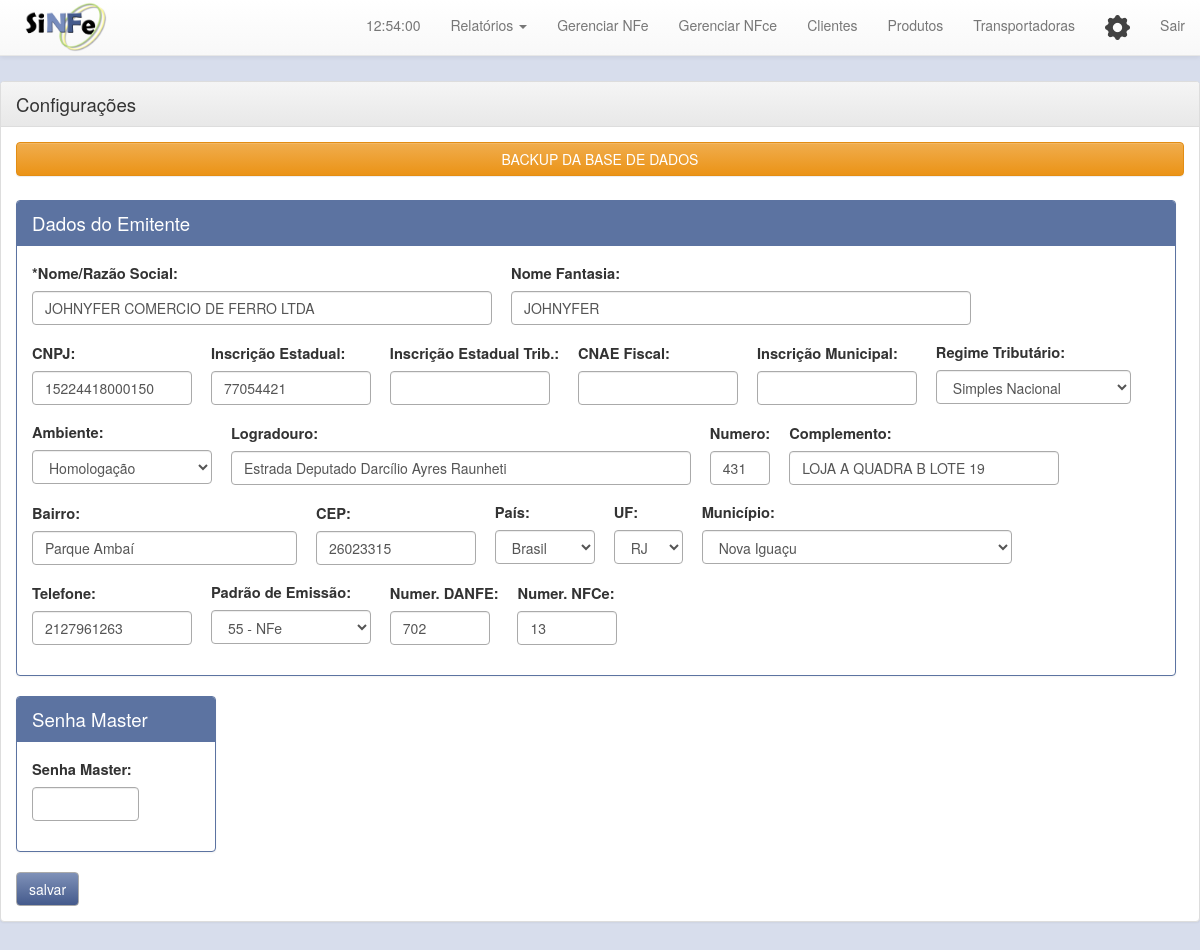
Before: /config.php (signed in) with the older database file.
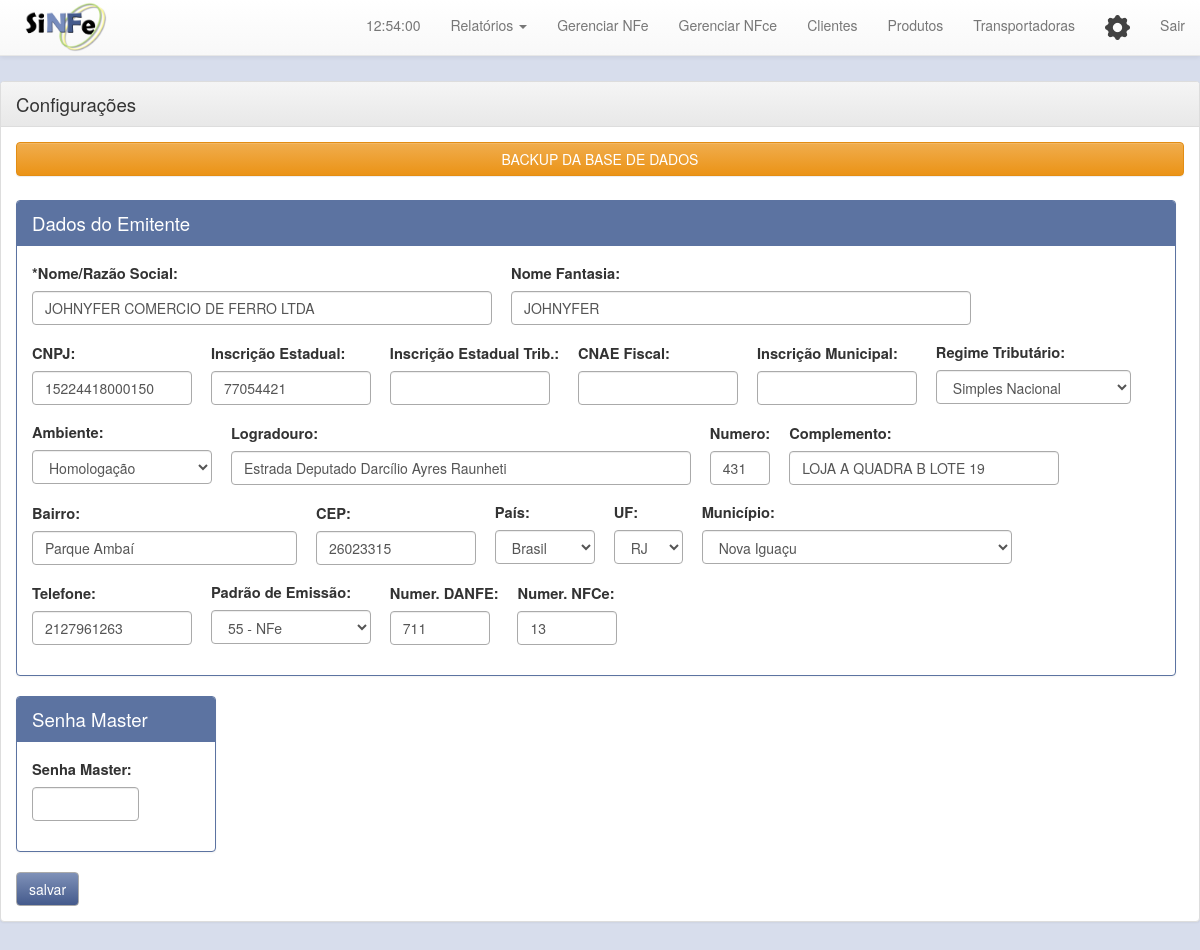
After: the same page with the newer database file.
### tables this page shows
CREATE TABLE `tab_emitente` (
  `id_emitente` int(11) NOT NULL,
  `ambiente_nfe_emitente` tinyint(1) NOT NULL,
  `n_nota_emitente` int(11) NOT NULL,
  `n_nfce_emitente` int(11) NOT NULL,
  `padrao_emis_emitente` int(2) NOT NULL,
  `nome_razao_social_emitente` varchar(60) DEFAULT NULL,
  `nome_fantasia_emitente` varchar(60) DEFAULT NULL,
  `logo_emitente` varchar(200) NOT NULL,
  `cnpj_emitente` varchar(14) DEFAULT NULL,
  `inscricao_estadual_emitente` varchar(14) DEFAULT NULL,
  `cnae_fiscal_emitente` varchar(7) DEFAULT NULL,
  `inscricao_municipal_emitente` varchar(15) DEFAULT NULL,
  `inscricao_estadual_trib_emitente` varchar(100) DEFAULT NULL,
  `regime_tributario_emitente` varchar(1) DEFAULT NULL,
  `logradouro_emitente` varchar(60) DEFAULT NULL,
  `numero_emitente` varchar(60) DEFAULT NULL,
  `complemento_emitente` varchar(60) DEFAULT NULL,
  `bairro_emitente` varchar(60) DEFAULT NULL,
  `cep_emitente` varchar(8) DEFAULT NULL,
  `pais_emitente` varchar(6) DEFAULT NULL,
  `cod_pais_emitente` varchar(4) NOT NULL,
  `uf_emitente` varchar(2) DEFAULT NULL,
  `municipio_emitente` varchar(60) DEFAULT NULL,
  `cod_municipio_emitente` varchar(7) DEFAULT NULL,
  `telefone_emitente` varchar(14) DEFAULT NULL,
  `base_pis_emitente` decimal(3,2) NOT NULL,
  `base_cofins_emitente` decimal(3,2) NOT NULL
);

### php/querys.php (called while the page is built, shortened)
<?php
	function emitente($pdo){
		$select = $pdo->query("SELECT * FROM tab_emitente LIMIT 1");
		return $select->fetchAll();
	}

### config.php (the view, shortened to what the changed rows need)
<?php
	include "_app/Config.inc.php";
	$emitente = emitente($pdo);
?>
<!DOCTYPE html>
<html>
  <head>
    <link rel="stylesheet" type="text/css" href="css/ativos.css" />
  </head>
  <?php include "menu_links.php";?>
    <section id="cadastro">
    	<center>
	    	<div class="panel panel-default corpo">
				<div class="panel-body">
                    <br />
		    		<form action="php/edita_emitente_mec.php" method="post">
		    			<div class="panel panel-sinfe-1 corpo-in">
							<div class="panel-body">
				    			<div class="item">
				    				<label class="item_titulo" for="nome/razao social">*Nome/Razão Social: </label>
				    				<br />
				    				<input class="form-control" type="text" maxlength="60" name="nome/razao_social" value="<?php echo $emitente[0]['nome_razao_social_emitente'] ?>" style="width: 460px; min-width: 400px;" />
				    			</div>
				    			<div class="item">
				    				<label class="item_titulo" for="nome/razao social">Nome Fantasia: </label>
				    				<br />
				    				<input class="form-control" type="text" maxlength="60" name="nome_fantasia" value="<?php echo $emitente[0]['nome_fantasia_emitente'] ?>" style="width: 460px; min-width: 400px;" />
				    			</div>
				    			<div class="item">
				    				<label class="item_titulo" for="nome/razao social">CNPJ: </label>
				    				<br />
				    				<input class="form-control" type="text" name="cnpj" value="<?php echo $emitente[0]['cnpj_emitente'] ?>" style="width: 160px; min-width: 30px;" />
				    			</div>
				    			<div class="item">
				    				<label class="item_titulo" for="nome/razao social">Inscrição Estadual: </label>
				    				<br />
				    				<input class="form-control" type="text" name="inscricao_estadual" value="<?php echo $emitente[0]['inscricao_estadual_emitente'] ?>" style="width: 160px; min-width: 30px;" />
				    			</div>
				    			<div class="item">
				    				<label class="item_titulo" for="nome/razao social">Ambiente: </label>
				    				<br />
				    				<select class="form-control" redonly name="ambiente" style="width: 180px">
				    					<option <?php if($emitente[0]['ambiente_nfe_emitente']=="2"){ echo "selected"; } ?> value="2">Homologação</option>
				    				</select>
				    			</div>
				    			<div class="item">
				    				<label class="item_titulo" for="nome/razao social">Logradouro: </label>
				    				<br />
				    				<input class="form-control" type="text" name="logradouro" value="<?php echo $emitente[0]['logradouro_emitente'] ?>" style="width: 460px; min-width: 30px;" />
				    			</div>
				    			<div class="item">
				    				<label class="item_titulo" for="nome/razao social">Numero: </label>
				    				<br />
				    				<input class="form-control" type="text" name="numero" value="<?php echo $emitente[0]['numero_emitente'] ?>" style="width: 60px; min-width: 30px;" />
				    			</div>
				    			<div class="item">
				    				<label class="item_titulo" for="nome/razao social">Complemento:</label>
				    				<br />
				    				<input class="form-control" type="text" name="complemento" value="<?php echo $emitente[0]['complemento_emitente'] ?>" style="width: 270px; min-width: 30px;" />
				    			</div>
				    			<div class="item">
				    				<label class="item_titulo" for="nome/razao social">Bairro: </label>
				    				<br />
				    				<input class="form-control" type="text" name="bairro" value="<?php echo $emitente[0]['bairro_emitente'] ?>" style="width: 265px; min-width: 30px;" />
				    			</div>
				    			<div class="item">
				    				<label class="item_titulo" for="nome/razao social">CEP: </label>
				    				<br />
				    				<input class="form-control" type="text" name="cep" value="<?php echo $emitente[0]['cep_emitente'] ?>" style="width: 160px; min-width: 30px;" />
				    			</div>
								<div class="item" id="load_cidades">
									 <label class="item_titulo" for="municipio">Município: </label>
									 <br />
									 <select class="form-control" id="cidade" name="municipio" style="width: 310px; min-width: 113px;">
									 	<option value="<?php echo $emitente[0]['cod_municipio_emitente']."|".$emitente[0]['municipio_emitente']; ?>"><?php echo $emitente[0]['municipio_emitente'] ?></option>
									 </select>
								</div>
								<div class="item">
				    				<label class="item_titulo" for="nome/razao social">Telefone: </label>
				    				<br />
				    				<input class="form-control" type="text" name="telefone" value="<?php echo $emitente[0]['telefone_emitente'] ?>" style="width: 160px; min-width: 30px;" />
				    			</div>
				    			<div class="item">
				    				<label class="item_titulo" for="nome/razao social">Padrão de Emissão: </label>
				    				<br />
				    				<select class="form-control" name="emis" style="width: 160px; min-width: 30px;">
				    					<option <?php if($emitente[0]['padrao_emis_emitente']=="55"){ echo "selected"; } ?> value="55">55 - NFe</option>
				    				</select>
				    			</div>
                                <div class="item">
                                    <label class="item_titulo" for="nome/razao social">Numer. DANFE: </label>
                                    <br />
                                    <input class="form-control" value="<?php echo $emitente[0]['n_nota_emitente'] ?>" type="number" name="n_nota_nfe" style="width: 100px; min-width: 30px;" />
                                </div>
                                <div class="item">
                                    <label class="item_titulo" for="nome/razao social">Numer. NFCe: </label>
                                    <br />
                                    <input class="form-control" value="<?php echo $emitente[0]['n_nfce_emitente'] ?>" type="number" name="n_nota_nfce" style="width: 100px; min-width: 30px;" />
                                </div>
				    		</div>
				    	</div>
			    	</form>
    			</div>
    		</div>
		</center>
    </section>
  </body>
</html>

Changed rows visible on the page:
changed tab_emitente "JOHNYFER COMERCIO DE FERRO LTDA": n_nota_nfe "702" → "711"
